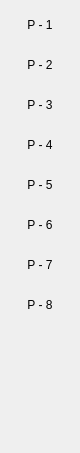
            <widget class="QWidget" name="scrollAreaWidgetContents">
             <property name="geometry">
              <rect>
               <x>0</x>
               <y>0</y>
               <width>80</width>
               <height>453</height>
              </rect>
             </property>
             <property name="styleSheet">
              <string notr="true"/>
             </property>
             <layout class="QVBoxLayout" name="verticalLayout_4">
              <property name="spacing">
               <number>10</number>
              </property>
              <property name="leftMargin">
               <number>0</number>
              </property>
              <property name="topMargin">
               <number>10</number>
              </property>
              <property name="rightMargin">
               <number>0</number>
              </property>
              <property name="bottomMargin">
               <number>0</number>
              </property>
              <item>
               <widget class="QPushButton" name="btn_uno">
                <property name="minimumSize">
                 <size>
                  <width>0</width>
                  <height>30</height>
                 </size>
                </property>
                <property name="maximumSize">
                 <size>
                  <width>16777215</width>
                  <height>30</height>
                 </size>
                </property>
                <property name="autoFillBackground">
                 <bool>false</bool>
                </property>
                <property name="styleSheet">
                 <string notr="true"/>
                </property>
                <property name="text">
                 <string>P - 1</string>
                </property>
                <property name="icon">
                 <iconset>
                  <normaloff>Icons/P-1_CirculoIcono.png</normaloff>Icons/P-1_CirculoIcono.png</iconset>
                </property>
                <property name="iconSize">
                 <size>
                  <width>37</width>
                  <height>37</height>
                 </size>
                </property>
                <property name="checkable">
                 <bool>true</bool>
                </property>
                <property name="checked">
                 <bool>false</bool>
                </property>
                <property name="autoRepeat">
                 <bool>true</bool>
                </property>
                <property name="autoExclusive">
                 <bool>true</bool>
                </property>
                <property name="autoDefault">
                 <bool>true</bool>
                </property>
                <property name="default">
                 <bool>false</bool>
                </property>
                <property name="flat">
                 <bool>true</bool>
                </property>
               </widget>
              </item>
              <item>
               <widget class="QPushButton" name="btn_dos">
                <property name="minimumSize">
                 <size>
                  <width>0</width>
                  <height>30</height>
                 </size>
                </property>
                <property name="maximumSize">
                 <size>
                  <width>16777215</width>
                  <height>30</height>
                 </size>
                </property>
                <property name="styleSheet">
                 <string notr="true"/>
                </property>
                <property name="text">
                 <string>P - 2</string>
                </property>
                <property name="icon">
                 <iconset>
                  <normaloff>Icons/P-2_OvaloIcono.png</normaloff>Icons/P-2_OvaloIcono.png</iconset>
                </property>
                <property name="iconSize">
                 <size>
                  <width>40</width>
                  <height>40</height>
                 </size>
                </property>
                <property name="checkable">
                 <bool>true</bool>
                </property>
                <property name="autoRepeat">
                 <bool>false</bool>
                </property>
                <property name="autoExclusive">
                 <bool>true</bool>
                </property>
                <property name="autoDefault">
                 <bool>true</bool>
                </property>
                <property name="default">
                 <bool>false</bool>
                </property>
                <property name="flat">
                 <bool>true</bool>
                </property>
               </widget>
              </item>
              <item>
               <widget class="QPushButton" name="btn_tres">
                <property name="minimumSize">
                 <size>
                  <width>0</width>
                  <height>30</height>
                 </size>
                </property>
                <property name="maximumSize">
                 <size>
                  <width>16777215</width>
                  <height>30</height>
                 </size>
                </property>
                <property name="styleSheet">
                 <string notr="true"/>
                </property>
                <property name="text">
                 <string>P - 3</string>
                </property>
                <property name="icon">
                 <iconset>
                  <normaloff>Icons/P-3_RectanguloIcono.png</normaloff>Icons/P-3_RectanguloIcono.png</iconset>
                </property>
                <property name="iconSize">
                 <size>
                  <width>40</width>
                  <height>40</height>
                 </size>
                </property>
                <property name="checkable">
                 <bool>true</bool>
                </property>
                <property name="autoExclusive">
                 <bool>true</bool>
                </property>
                <property name="autoDefault">
                 <bool>true</bool>
                </property>
                <property name="default">
                 <bool>false</bool>
                </property>
                <property name="flat">
                 <bool>true</bool>
                </property>
               </widget>
              </item>
              <item>
               <widget class="QPushButton" name="btn_cuatro">
                <property name="minimumSize">
                 <size>
                  <width>0</width>
                  <height>30</height>
                 </size>
                </property>
                <property name="maximumSize">
                 <size>
                  <width>16777215</width>
                  <height>30</height>
                 </size>
                </property>
                <property name="styleSheet">
                 <string notr="true"/>
                </property>
                <property name="text">
                 <string>P - 4</string>
                </property>
                <property name="icon">
                 <iconset>
                  <normaloff>Icons/P-4_CuadradoIcono.png</normaloff>Icons/P-4_CuadradoIcono.png</iconset>
                </property>
                <property name="iconSize">
                 <size>
                  <width>35</width>
                  <height>35</height>
                 </size>
                </property>
                <property name="checkable">
                 <bool>true</bool>
                </property>
                <property name="autoExclusive">
                 <bool>true</bool>
                </property>
                <property name="autoDefault">
                 <bool>true</bool>
                </property>
                <property name="flat">
                 <bool>true</bool>
                </property>
               </widget>
              </item>
              <item>
               <widget class="QPushButton" name="btn_cinco">
                <property name="minimumSize">
                 <size>
                  <width>0</width>
                  <height>30</height>
                 </size>
                </property>
                <property name="maximumSize">
                 <size>
                  <width>16777215</width>
                  <height>30</height>
                 </size>
                </property>
                <property name="styleSheet">
                 <string notr="true"/>
                </property>
                <property name="text">
                 <string>P - 5</string>
                </property>
                <property name="icon">
                 <iconset>
                  <normaloff>Icons/P-5_trianguloIcono.png</normaloff>Icons/P-5_trianguloIcono.png</iconset>
                </property>
                <property name="iconSize">
                 <size>
                  <width>35</width>
                  <height>35</height>
                 </size>
                </property>
                <property name="checkable">
                 <bool>true</bool>
                </property>
                <property name="autoExclusive">
                 <bool>true</bool>
                </property>
                <property name="autoDefault">
                 <bool>true</bool>
                </property>
                <property name="flat">
                 <bool>true</bool>
                </property>
               </widget>
              </item>
              <item>
               <widget class="QPushButton" name="btn_seis">
                <property name="minimumSize">
                 <size>
                  <width>0</width>
                  <height>30</height>
                 </size>
                </property>
                <property name="maximumSize">
                 <size>
                  <width>16777215</width>
                  <height>30</height>
                 </size>
                </property>
                <property name="text">
                 <string>P - 6</string>
                </property>
                <property name="icon">
                 <iconset>
                  <normaloff>Icons/P-6_Rectangulo_1_Icono.png</normaloff>Icons/P-6_Rectangulo_1_Icono.png</iconset>
                </property>
                <property name="iconSize">
                 <size>
                  <width>40</width>
                  <height>40</height>
                 </size>
                </property>
                <property name="checkable">
                 <bool>true</bool>
                </property>
                <property name="autoExclusive">
                 <bool>true</bool>
                </property>
                <property name="autoDefault">
                 <bool>true</bool>
                </property>
                <property name="flat">
                 <bool>true</bool>
                </property>
               </widget>
              </item>
              <item>
               <widget class="QPushButton" name="btn_siete">
                <property name="minimumSize">
                 <size>
                  <width>0</width>
                  <height>30</height>
                 </size>
                </property>
                <property name="maximumSize">
                 <size>
                  <width>16777215</width>
                  <height>30</height>
                 </size>
                </property>
                <property name="text">
                 <string>P - 7</string>
                </property>
                <property name="icon">
                 <iconset>
                  <normaloff>Icons/P-7_triangulo2Icono.png</normaloff>Icons/P-7_triangulo2Icono.png</iconset>
                </property>
                <property name="iconSize">
                 <size>
                  <width>35</width>
                  <height>35</height>
                 </size>
                </property>
                <property name="checkable">
                 <bool>true</bool>
                </property>
                <property name="autoExclusive">
                 <bool>true</bool>
                </property>
                <property name="autoDefault">
                 <bool>true</bool>
                </property>
                <property name="flat">
                 <bool>true</bool>
                </property>
               </widget>
              </item>
              <item>
               <widget class="QPushButton" name="btn_ocho">
                <property name="minimumSize">
                 <size>
                  <width>0</width>
                  <height>30</height>
                 </size>
                </property>
                <property name="maximumSize">
                 <size>
                  <width>16777215</width>
                  <height>30</height>
                 </size>
                </property>
                <property name="text">
                 <string>P - 8</string>
                </property>
                <property name="icon">
                 <iconset>
                  <normaloff>Icons/P-8_Triangulo3Icono.png</normaloff>Icons/P-8_Triangulo3Icono.png</iconset>
                </property>
                <property name="iconSize">
                 <size>
                  <width>35</width>
                  <height>35</height>
                 </size>
                </property>
                <property name="checkable">
                 <bool>true</bool>
                </property>
                <property name="autoExclusive">
                 <bool>true</bool>
                </property>
                <property name="autoDefault">
                 <bool>true</bool>
                </property>
                <property name="default">
                 <bool>false</bool>
                </property>
                <property name="flat">
                 <bool>true</bool>
                </property>
               </widget>
              </item>
              <item>
               <spacer name="verticalSpacer_4">
                <property name="orientation">
                 <enum>Qt::Vertical</enum>
                </property>
                <property name="sizeHint" stdset="0">
                 <size>
                  <width>20</width>
                  <height>40</height>
                 </size>
                </property>
               </spacer>
              </item>
             </layout>
            </widget>
